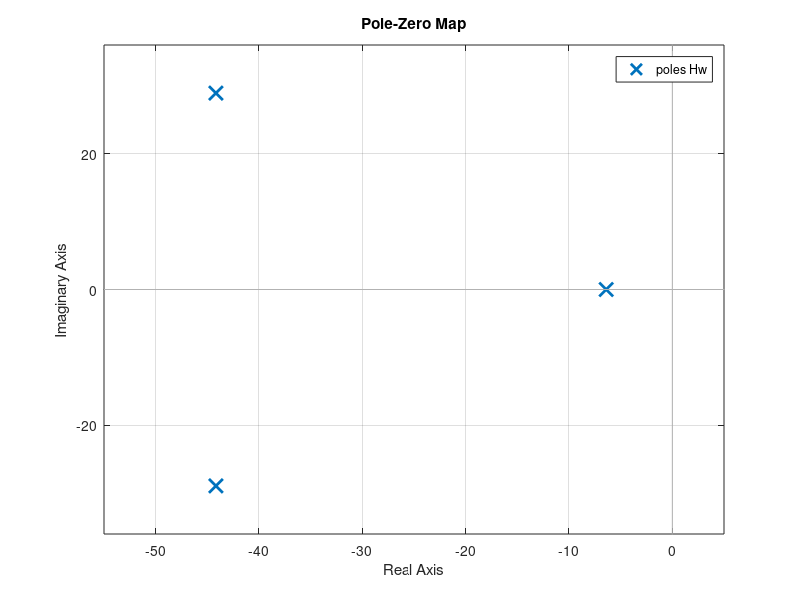
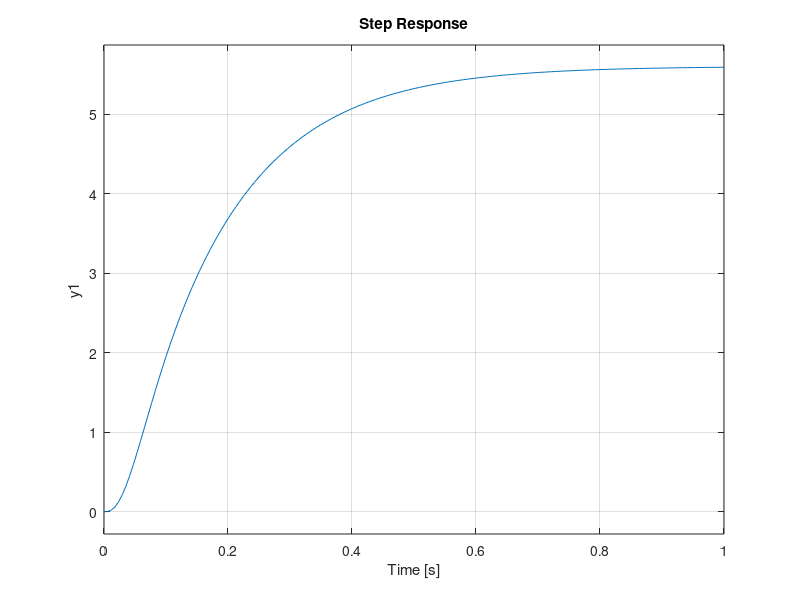

Here is the MATLAB script that generated these plots, in order: (Note: this script raises an error after producing the figures.)
%% Model of DC brushless motor with ESC
% https://www.hindawi.com/journals/mpe/2015/879581/
% 
s = tf('s');
w = 0.5; % Normalization constant
Hw0 = 2057342/((s/w)^3 + 189.5*(s/w)^2 + 13412*(s/w) + 142834);
% Simplified
ps = pole(Hw0)
zs = zero(Hw0)

Hw = zpk(zs, ps, 10^5);

figure(1)
clf
pzmap(Hw)

figure(2)
clf
step(Hw)

stepinfo(Hw)

%% Discretize
h = 0.05;

Hwd = c2d(Hw, h)*tf([1], [1,0], h)
pole(Hwd)

figure(2)
clf
step(Hw, Hwd)

[y, t] = step(Hwd,  1.2);
dlmwrite('BLDC-step-partial2-fall18.dta', cat(2, t(:), ((0:length(t)-1))', y(:)), 'delimiter', ','); 

%% RST design
syms r1 r2 r3 s0 s1 s2 s3 s4 p1 p2 p3 p4 po1 po2 po3 po4 z

% Plant
[num, den] = tfdata(Hwd);
Bp = num{1}
Ap = den{1}

% Incremental controller
[sol, t0, LHS, RHS] = RST_sym(Bp, Ap, 0, 1);

%% Substitute numerical values

p_n = 0.6;
po_n = 0;
Ao_n = [1, 0, 0, 0, 0];

vars = [p1, p2, p3, p4, po1, po2, po3, po4];
numvals = cat(2, repmat(p_n, 1, 4), repmat(po_n, 1, 4));
r1_n = double( subs(sol.r1, vars, numvals) );
r2_n = double( subs(sol.r2, vars, numvals) );
r3_n = double( subs(sol.r3, vars, numvals) );
s0_n = double( subs(sol.s0, vars, numvals) );
s1_n = double( subs(sol.s1, vars, numvals) );
s2_n = double( subs(sol.s2, vars, numvals) );
s3_n = double( subs(sol.s3, vars, numvals) );
s4_n = double( subs(sol.s4, vars, numvals) );

RHS0 = RHS;
LHS0 = LHS;
RHScoeffs0 = coeffs(subs(RHS, vars, numvals));
LHScoeffs0 = coeffs(subs(LHS, vars, numvals));

t0_n = double( subs(t0, vars, numvals) );

%allvars = [p1, p2, po1, po2, r1, s0, s1, s2];
%allnumvals = [p1_n, p2_n, po1_n, po2_n, r1_n, s0_n, s1_n, s2_n];
%LHS = subs(LHS, allvars, allnumvals);
%RHS = subs(RHS, allvars, allnumvals);
%LHScoeffs = coeffs(LHS);
%RHScoeffs = coeffs(RHS);

%LHSroots = roots(double(fliplr(LHScoeffs)))
%RHSroots = roots(double(fliplr(RHScoeffs)))


%% Form closed-loop system and simulate

Sp = [s0_n, s1_n, s2_n, s3_n, s4_n];
Rp = conv([1, -1], [1, r1_n, r2_n, r3_n]);

Fb = tf(Sp, Rp, h);
Ff = t0_n*tf(Ao_n, Rp, h);


Hc = minreal( Ff*feedback(Hwd, Fb))
Hd = minreal( feedback(1, Hwd*Fb))

Hdel = tf([1], [1, 0, 0], h); % Delay
Hc2 = minreal( Ff*feedback(Hwd, Fb*Hdel))
Hd2 = minreal( feedback(1, Hwd*Fb*Hdel))

figure(1)
pzmap(Hc)

figure(2)
clf
step(Hc, Hd)

figure(3)
clf
step(Hc2, Hd2)

[y, t] = step(Hd, 3);
[y2, t2] = step(Hd2, 3);

dlmwrite('BLDC-closed-loop-step-partial2-fall18.dta', cat(2, t(:), ((0:length(t)-1))', y(:), y2), 'delimiter', ','); 

figure(4)
clf
bode(Hc2)

[mag,phas, ww] = bode(Hd2);
dlmwrite('BLDC-closed-loop-bode-partial2-fall18.dta', cat(2, ww(:), mag(:), phas(:)), 'delimiter', ','); 


%% Exercise 1
z = tf('z', h);
H1 = 0.66*(z+1.13)*(z+0.08)/( (z*(z-0.73)*(z-0.01+0.1*1j)*(z-0.01-0.1*1j)));
H2 = 0.66*(z+1.13)*(z+0.08)/( (z*(z-0.99)));
H3 = 0.66*(z+1.13)*(z+0.08)/( (z*(z-0.73)*(z-0.8+0.6*1j)*(z-0.8-0.6*1j)));
H4 = 0.66*(z+1.13)*(z+0.08)/( (z^2*(z-0.73)*(z-1.03)));

figure(5)
clf
pzmap(H1, H2, H3, H4)
zgrid

print -dpdf BLDC-pzmap.pdf
